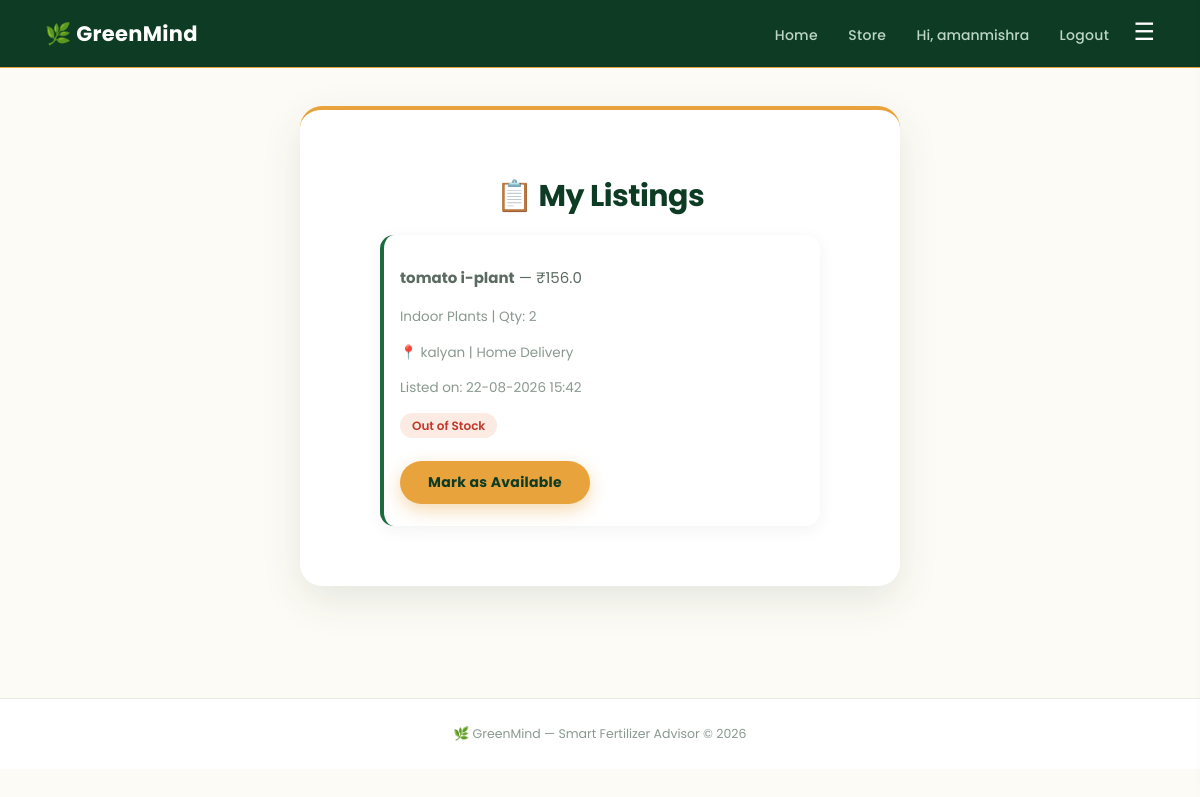
Page /my-listings (signed in) on the committed database.
### tables this page shows
CREATE TABLE listings (
    id INTEGER PRIMARY KEY AUTOINCREMENT,
    seller_username TEXT NOT NULL,
    plant_name TEXT NOT NULL,
    price REAL NOT NULL,
    quantity INTEGER NOT NULL,
    category TEXT NOT NULL,
    description TEXT,
    location TEXT,
    delivery TEXT,
    date_listed TEXT NOT NULL
, status TEXT DEFAULT 'Available');

### app.py (the view)
@app.route("/my-listings")
def my_listings():
    if "username" not in session:
        return redirect("/login")
    conn = sqlite3.connect("database.db")
    cursor = conn.cursor()
    cursor.execute(
        "SELECT id, plant_name, price, quantity, category, location, delivery, date_listed, status FROM listings WHERE seller_username = ? ORDER BY id DESC",
        (session["username"],)
    )
    listings = cursor.fetchall()
    conn.close()
    return render_template("my_listings.html", listings=listings)

### templates/my_listings.html
{% extends "base.html" %}
{% block content %}
<div class="container" style="max-width:600px;">
    <h1>📋 My Listings</h1>
    {% if listings %}
        {% for item in listings %}
        <div class="history-item">
            <div style="flex-grow:1;">
                <p><strong>{{ item[1] }}</strong> — ₹{{ item[2] }}</p>
                <p class="small-text">{{ item[4] }} | Qty: {{ item[3] }}</p>
                <p class="small-text">📍 {{ item[5] }} | {{ item[6] }}</p>
                <p class="small-text">Listed on: {{ item[7] }}</p>
                <p style="margin-top:6px;">
                    <span style="padding:4px 12px; border-radius:20px; font-size:12px; font-weight:600;
                        {% if item[8] == 'Available' %}
                            background:#e2f3e6; color:#1b6b3f;
                        {% else %}
                            background:#fbebe3; color:#c0392b;
                        {% endif %}">
                        {{ item[8] }}
                    </span>
                </p>
                <a href="/listing/toggle-status/{{ item[0] }}" class="btn btn-small" style="margin-top:8px;">
                    {% if item[8] == 'Available' %}Mark as Out of Stock{% else %}Mark as Available{% endif %}
                </a>
            </div>
        </div>
        {% endfor %}
    {% else %}
        <p>You haven't listed any plants yet.</p>
        <a href="/sell" class="btn">Sell Your Plant</a>
    {% endif %}
</div>
{% endblock %}

### templates/base.html (shortened to what this page needs)
<!DOCTYPE html>
<html>
<head>
    <link rel="stylesheet" href="{{ url_for('static', filename='style.css') }}">
</head>
<body>
    <nav class="navbar">
        <a href="/">🌿 GreenMind</a>
        <div class="nav-links">
            <a href="/">Home</a>
            {% if session.username %}
                <a href="/store">Store</a>
                <span class="nav-user">Hi, {{ session.username }}</span>
                <a href="/logout">Logout</a>
            {% else %}
                <a href="/login">Login</a>
                <a href="/register">Register</a>
            {% endif %}
            <button class="hamburger-btn" onclick="toggleMenu()">☰</button>
        </div>
    </nav>
    <div class="page-content">
        {% block content %}{% endblock %}
    </div>
    <div class="site-footer">
        🌿 GreenMind — Smart Fertilizer Advisor &copy; 2026
    </div>
</body>
</html>

### static/style.css (style rules this page uses)
* { box-sizing: border-box; }
:root { --forest: #0d3b24; --forest-light: #1b6b3f; --accent: #e8a33d; --cream: #fdfbf5; --sage: #eef5ee; }
body { font-family: 'Poppins', 'Segoe UI', Arial, sans-serif; background: var(--cream); margin: 0; min-height: 100vh; color: #22302a; }
.navbar { display: flex; justify-content: space-between; align-items: center; background: var(--forest); padding: 18px 45px; position: sticky; top: 0; z-index: 100; border-bottom: 1px solid var(--accent); }
.navbar a { color: white; text-decoration: none; font-weight: 700; font-size: 21px; letter-spacing: 0.3px; }
.nav-links a, .nav-user { margin-left: 26px; color: #bcd6c4; font-size: 14px; font-weight: 500; transition: color 0.2s ease; position: relative; }
.page-content { padding-top: 8px; padding-bottom: 20px; min-height: calc(100vh - 200px); }
.hamburger-btn { background: none; border: none; color: white; font-size: 24px; cursor: pointer; margin-left: 20px; padding: 0; line-height: 1; }
.container { background: white; max-width: 460px; margin: 30px auto; padding: 44px 40px; border-radius: 22px; box-shadow: 0 14px 40px rgba(13, 59, 36, 0.1); text-align: center; border-top: 4px solid var(--accent); animation: fadeUp 0.5s ease; }
h1 { color: var(--forest); margin-bottom: 4px; font-weight: 700; letter-spacing: -0.5px; font-size: 30px; }
p { color: #5b6b62; line-height: 1.65; font-size: 15px; }
.btn { display: inline-block; margin-top: 20px; padding: 13px 34px; background: var(--accent); color: var(--forest); text-decoration: none; border: none; border-radius: 30px; font-size: 14.5px; font-weight: 700; font-family: 'Poppins', sans-serif; cursor: pointer; letter-spacing: 0.3px; transition: transform 0.15s ease, box-shadow 0.15s ease, background 0.2s ease; box-shadow: 0 6px 18px rgba(232, 163, 61, 0.4); }
.history-item { text-align: left; max-width: 440px; margin: 16px auto; background: white; padding: 16px; border-radius: 14px; display: flex; gap: 15px; align-items: center; box-shadow: 0 4px 16px rgba(13,59,36,0.06); border-left: 4px solid var(--forest-light); transition: transform 0.15s ease; }
a { color: var(--forest-light); }
.small-text { font-size: 13.5px; color: #8a9990; }
.btn-small { padding: 11px 28px; font-size: 14px; margin-top: 14px; margin-bottom: 6px; }
.site-footer { text-align: center; padding: 26px; color: #8a9990; font-size: 12.5px; border-top: 1px solid #e6ede7; margin-top: 30px; background: white; }

### rows in the picture
listings: username "amanmishra", plant_name "tomato i-plant", price "156.0", category "Indoor Plants", quantity "2", location "kalyan", delivery "Home Delivery", date_listed "22-08-2026 15:42", status "Out of Stock", shows "Mark as Available"
